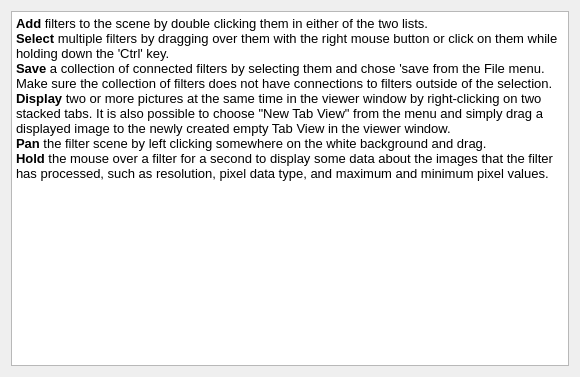
<?xml version="1.0" encoding="UTF-8"?>
<ui version="4.0">
 <class>helpView</class>
 <widget class="QWidget" name="helpView">
  <property name="geometry">
   <rect>
    <x>0</x>
    <y>0</y>
    <width>576</width>
    <height>373</height>
   </rect>
  </property>
  <property name="windowTitle">
   <string>Form</string>
  </property>
  <layout class="QGridLayout" name="gridLayout">
   <item row="0" column="0">
    <widget class="QTextBrowser" name="textBrowser">
     <property name="minimumSize">
      <size>
       <width>558</width>
       <height>355</height>
      </size>
     </property>
     <property name="html">
      <string>&lt;!DOCTYPE HTML PUBLIC &quot;-//W3C//DTD HTML 4.0//EN&quot; &quot;http://www.w3.org/TR/REC-html40/strict.dtd&quot;&gt;
&lt;html&gt;&lt;head&gt;&lt;meta name=&quot;qrichtext&quot; content=&quot;1&quot; /&gt;&lt;style type=&quot;text/css&quot;&gt;
p, li { white-space: pre-wrap; }
&lt;/style&gt;&lt;/head&gt;&lt;body style=&quot; font-family:'MS Shell Dlg 2'; font-size:8.25pt; font-weight:400; font-style:normal;&quot;&gt;
&lt;p style=&quot; margin-top:0px; margin-bottom:0px; margin-left:0px; margin-right:0px; -qt-block-indent:0; text-indent:0px;&quot;&gt;&lt;span style=&quot; font-size:10pt; font-weight:600;&quot;&gt;Add &lt;/span&gt;&lt;span style=&quot; font-size:10pt;&quot;&gt;filters to the scene by double clicking them in either of the two lists.&lt;/span&gt;&lt;/p&gt;
&lt;p style=&quot; margin-top:0px; margin-bottom:0px; margin-left:0px; margin-right:0px; -qt-block-indent:0; text-indent:0px;&quot;&gt;&lt;span style=&quot; font-size:10pt; font-weight:600;&quot;&gt;Select &lt;/span&gt;&lt;span style=&quot; font-size:10pt;&quot;&gt;multiple filters by dragging over them with the right mouse button or click on them while holding down the 'Ctrl' key.&lt;/span&gt;&lt;/p&gt;
&lt;p style=&quot; margin-top:0px; margin-bottom:0px; margin-left:0px; margin-right:0px; -qt-block-indent:0; text-indent:0px;&quot;&gt;&lt;span style=&quot; font-size:10pt; font-weight:600;&quot;&gt;Save&lt;/span&gt;&lt;span style=&quot; font-size:10pt;&quot;&gt; a collection of connected filters by selecting them and chose 'save from the File menu. Make sure the collection of filters does not have connections to filters outside of the selection.&lt;/span&gt;&lt;/p&gt;
&lt;p style=&quot; margin-top:0px; margin-bottom:0px; margin-left:0px; margin-right:0px; -qt-block-indent:0; text-indent:0px;&quot;&gt;&lt;span style=&quot; font-size:10pt; font-weight:600;&quot;&gt;Display&lt;/span&gt;&lt;span style=&quot; font-size:10pt;&quot;&gt; two or more pictures at the same time in the viewer window by right-clicking on two stacked tabs. It is also possible to choose &amp;quot;New Tab View&amp;quot; from the menu and simply drag a displayed image to the newly created empty Tab View in the viewer window.&lt;/span&gt;&lt;/p&gt;
&lt;p style=&quot; margin-top:0px; margin-bottom:0px; margin-left:0px; margin-right:0px; -qt-block-indent:0; text-indent:0px;&quot;&gt;&lt;span style=&quot; font-size:10pt; font-weight:600;&quot;&gt;Pan&lt;/span&gt;&lt;span style=&quot; font-size:10pt;&quot;&gt; the filter scene by left clicking somewhere on the white background and drag.&lt;/span&gt;&lt;/p&gt;
&lt;p style=&quot; margin-top:0px; margin-bottom:0px; margin-left:0px; margin-right:0px; -qt-block-indent:0; text-indent:0px;&quot;&gt;&lt;span style=&quot; font-size:10pt; font-weight:600;&quot;&gt;Hold&lt;/span&gt;&lt;span style=&quot; font-size:10pt;&quot;&gt; the mouse over a filter for a second to display some data about the images that the filter has processed, such as resolution, pixel data type, and maximum and minimum pixel values.&lt;/span&gt;&lt;/p&gt;&lt;/body&gt;&lt;/html&gt;</string>
     </property>
    </widget>
   </item>
  </layout>
 </widget>
 <resources/>
 <connections/>
</ui>
